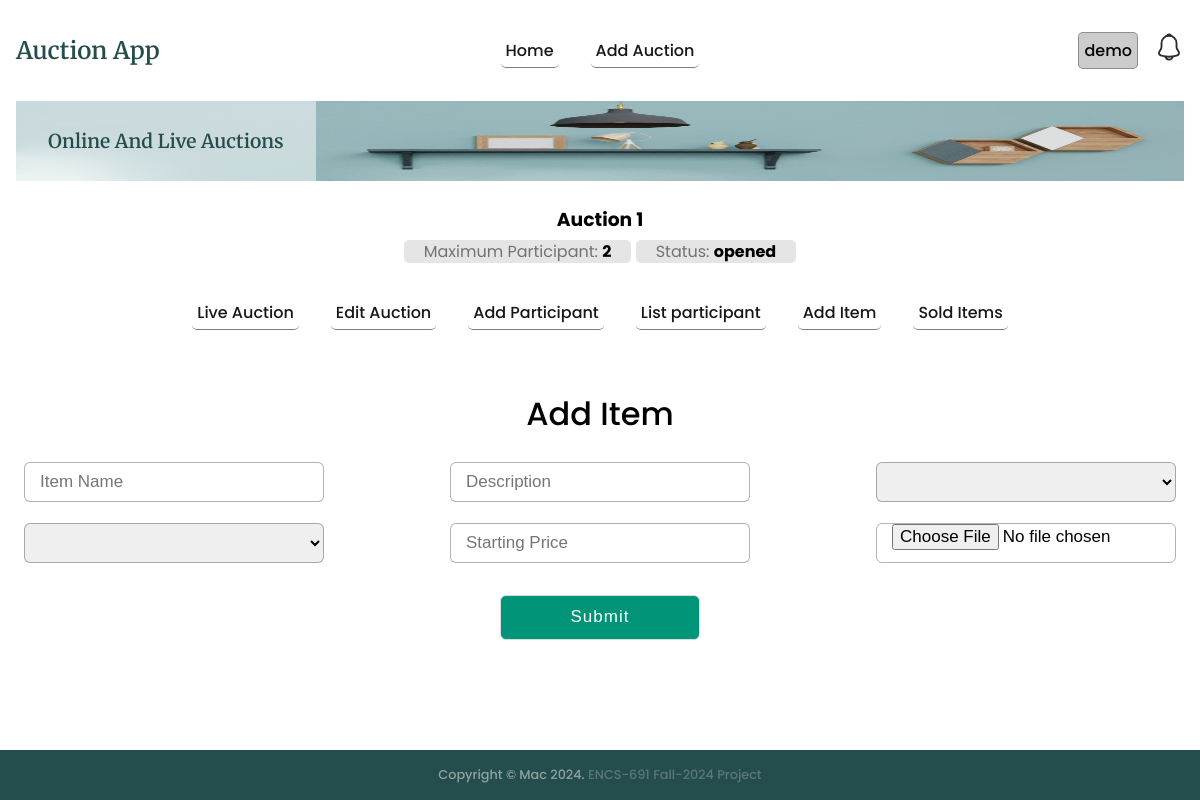
The page /auction/1/item/add (signed in) on the database its author committed.
### auctions/models.py (models this page shows, shortened)
class Auction(models.Model):
    name = models.CharField(max_length=200)
    description = models.CharField(max_length=200)
    status = models.CharField(max_length=200, default='opened')
    auction1 = models.CharField(max_length=200, default='0')
    maxparticipant = models.CharField(max_length=200, default='0')
    username = models.CharField(max_length=200, default='-')
    createdat = models.DateTimeField(default=timezone.now)

### auctions/views.py (the view)
# urls.py: path('auction/<int:id>/item/add', views.addItem, name='addItem'),
@login_required
def addItem(req, id):
    if req.method == 'POST':
        return addNewItem(req, id)
    auction = getRecordByPk(Auction, id)
    return render(req, 'auctions/addItem.html', context={'auction':auction})

### auctions/utils.py (called while the page is built)
def getRecordByPk(model, id):
    try:
        record = model.objects.get(pk=id)
    except (KeyError, model.DoesNotExist):
        logging.error('getRecordByPk: model does not exist')
        return None
    else:
        return record

### templates/auctions/addItem.html (shortened to what this page needs)
{% extends "auctions/auctionBase.html" %}
{% block auction_content %}
<div class="addContact container_main">
  <div class="registration form">
    <header>Add Item</header>
    <form action="{% url 'auctions:addItem' auction.id %}" method="post" enctype="multipart/form-data">
      <div class="form-flex">
        <input type="text" required name="name" placeholder="Item Name">
        <input type="text" required name="description" placeholder="Description">
        <select name="categoryid" id="category"
          hx-get="{% url 'auctions:getSelect' %}?target=subcategory"
          hx-target="#subcategory"
        ></select>
        <select name="subcategoryid" id="subcategory"></select>
        <input type="text" required name="minimumbid" placeholder="Starting Price">
        <input type="file" required name="image" placeholder="Upload Image">
      </div>
      <button type="submit" class="button">Submit</button>
    </form>
  </div>
</div>
{% endblock %}

### templates/auctions/auctionBase.html
{% extends "base.html" %}
{% block content %}
<section class="section__container product__container" id="product">
    <div class="auctionbase__header">
        <a href="{% url 'auctions:auctionIndex' auction.id %}">
            <h3>{{auction.name}}</h3>
            <span>Maximum Participant: <strong>{{auction.maxparticipant}}</strong></span>
            <span>Status: <strong>{{auction.status}}</strong></span>
        </a>
    </div>
    <nav>
        <ul class="nav__links auction__nav__links" id="nav-links">
            {% if auction %}
            <li><a href="{% url 'auctions:auctionIndex' auction.id %}">Live Auction</a></li>
            <li><a href="{% url 'auctions:editAuction' auction.id %}">Edit Auction</a></li>
            <li><a href="{% url 'auctions:addParticipant' auction.id %}">Add Participant</a></li>
            <li><a href="{% url 'auctions:listParticipant' auction.id %}">List participant</a></li>
            <li><a href="{% url 'auctions:addItem' auction.id %}">Add Item</a></li>
            <li><a href="{% url 'auctions:getSoldItems' auction.id %}">Sold Items</a></li>
            {% endif %}
        </ul>
    </nav>
    {% include "auctions/message.html" %}
    {% block auction_content %}{% endblock %}
</section>
{% endblock %}

### templates/base.html (shortened to what this page needs)
{% load static %}
<!DOCTYPE html>
<html lang="en">
<head>
  <link rel="stylesheet" href="{% static 'css/styles.css' %}" />
</head>
<body>
  <div id="main-container">
    <nav>
      <div class="nav__header">
        <div class="nav__logo">
          <a href="{% url 'auctions:index' %}" class="logo">Auction App</a>
        </div>
      </div>
      <ul class="nav__links" id="nav-links">
        <li><a href="{% url 'auctions:index' %}">Home</a></li>
        <li><a href="{% url 'auctions:addAuction' %}">Add Auction</a></li>
      </ul>
      <div class="nav__notification" id="nav-notification">
        {% if user.is_authenticated %}
        <div class="user-container">
          <div id="systemuser">{{user.username}}</div>
        </div>
        <div class="notification-icon" hx-get="{% url 'auctions:notification' %}?type=list" hx-target="#modal-content">
        </div>
        {% else %}
        <a href="{% url 'users:login' %}">Login</a>
        {% endif %}
      </div>
    </nav>
    <header class="section__container header__container" id="home">
      <div class="header__image">
        <img src="{% static 'images/header.png' %}" alt="header" />
      </div>
      <div class="header__content">
        <div>
          <h1>Online And Live Auctions</h1>
        </div>
      </div>
    </header>
    {% block content %}{% endblock %}
  </div>
  <footer class="footer" id="contact">
    <div class="footer__bar">
      Copyright © Mac 2024. <span class="footer-span">ENCS-691 Fall-2024 Project</span>
    </div>
  </footer>
</body>
</html>

### rows shown on the page
Auction: name "Auction 1", maxparticipant "2", status "opened"

### other values the page prints
{{ user.username }} "demo"
